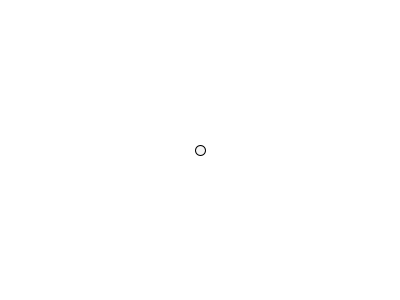
Frame 1 (no input)
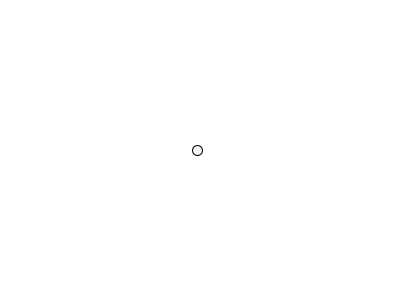
Frame 60 (the mouse pressed at the canvas centre just before this capture)
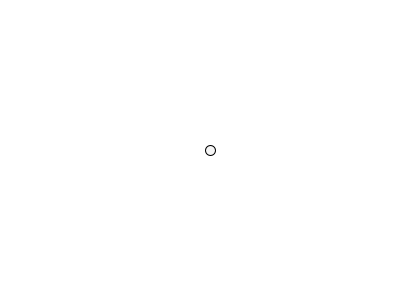
Frame 120 (the mouse held since frame 60 and released just before this capture)

The Processing sketch that drew these frames (run headless with seeded random() and noise(); from frame 60 on, the mouse is pressed at the canvas centre):

// Processing sketch: gaussian_distribution
// ── gaussian_distribution.pde
import java.util.Random;

Random generator;

void setup() {
  size(400, 300);
  generator = new Random();
  
  
}

void draw() {
  background(255);
  
  // casting syntax for Java, this is float(generator.nextGaussian())
  float x = (float) generator.nextGaussian();
  float stddev = 15;
  float mean = width/2;
  
  x = x * stddev;
  x = x + mean;
  
  fill(0, 10);
  ellipse(x, height/2, 10, 10);
}
